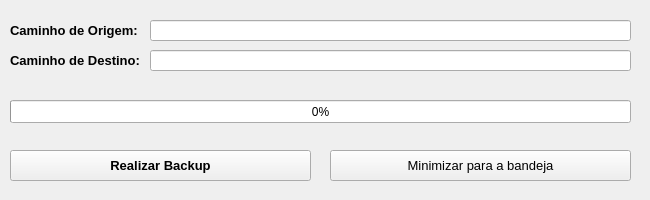
<?xml version="1.0" encoding="UTF-8"?>
<ui version="4.0">
 <class>MainGui</class>
 <widget class="QWidget" name="MainGui">
  <property name="geometry">
   <rect>
    <x>0</x>
    <y>0</y>
    <width>650</width>
    <height>200</height>
   </rect>
  </property>
  <property name="windowTitle">
   <string>Simple Backup</string>
  </property>
  <widget class="QLabel" name="label">
   <property name="geometry">
    <rect>
     <x>10</x>
     <y>20</y>
     <width>171</width>
     <height>21</height>
    </rect>
   </property>
   <property name="font">
    <font>
     <pointsize>10</pointsize>
     <weight>75</weight>
     <bold>true</bold>
    </font>
   </property>
   <property name="text">
    <string>Caminho de Origem:</string>
   </property>
  </widget>
  <widget class="QLabel" name="label_2">
   <property name="geometry">
    <rect>
     <x>10</x>
     <y>50</y>
     <width>171</width>
     <height>21</height>
    </rect>
   </property>
   <property name="font">
    <font>
     <pointsize>10</pointsize>
     <weight>75</weight>
     <bold>true</bold>
    </font>
   </property>
   <property name="text">
    <string>Caminho de Destino:</string>
   </property>
  </widget>
  <widget class="QLineEdit" name="lineEdit">
   <property name="geometry">
    <rect>
     <x>150</x>
     <y>20</y>
     <width>481</width>
     <height>21</height>
    </rect>
   </property>
   <property name="font">
    <font>
     <pointsize>10</pointsize>
    </font>
   </property>
  </widget>
  <widget class="QLineEdit" name="lineEdit_2">
   <property name="geometry">
    <rect>
     <x>150</x>
     <y>50</y>
     <width>481</width>
     <height>21</height>
    </rect>
   </property>
   <property name="font">
    <font>
     <pointsize>10</pointsize>
    </font>
   </property>
  </widget>
  <widget class="QProgressBar" name="progressBar">
   <property name="geometry">
    <rect>
     <x>10</x>
     <y>100</y>
     <width>621</width>
     <height>23</height>
    </rect>
   </property>
   <property name="value">
    <number>0</number>
   </property>
  </widget>
  <widget class="QPushButton" name="pushButton">
   <property name="geometry">
    <rect>
     <x>10</x>
     <y>150</y>
     <width>301</width>
     <height>31</height>
    </rect>
   </property>
   <property name="font">
    <font>
     <pointsize>10</pointsize>
     <weight>75</weight>
     <bold>true</bold>
    </font>
   </property>
   <property name="text">
    <string>Realizar Backup</string>
   </property>
  </widget>
  <widget class="QPushButton" name="pushButton_2">
   <property name="geometry">
    <rect>
     <x>330</x>
     <y>150</y>
     <width>301</width>
     <height>31</height>
    </rect>
   </property>
   <property name="font">
    <font>
     <pointsize>10</pointsize>
    </font>
   </property>
   <property name="text">
    <string>Minimizar para a bandeja</string>
   </property>
  </widget>
 </widget>
 <resources/>
 <connections/>
</ui>
